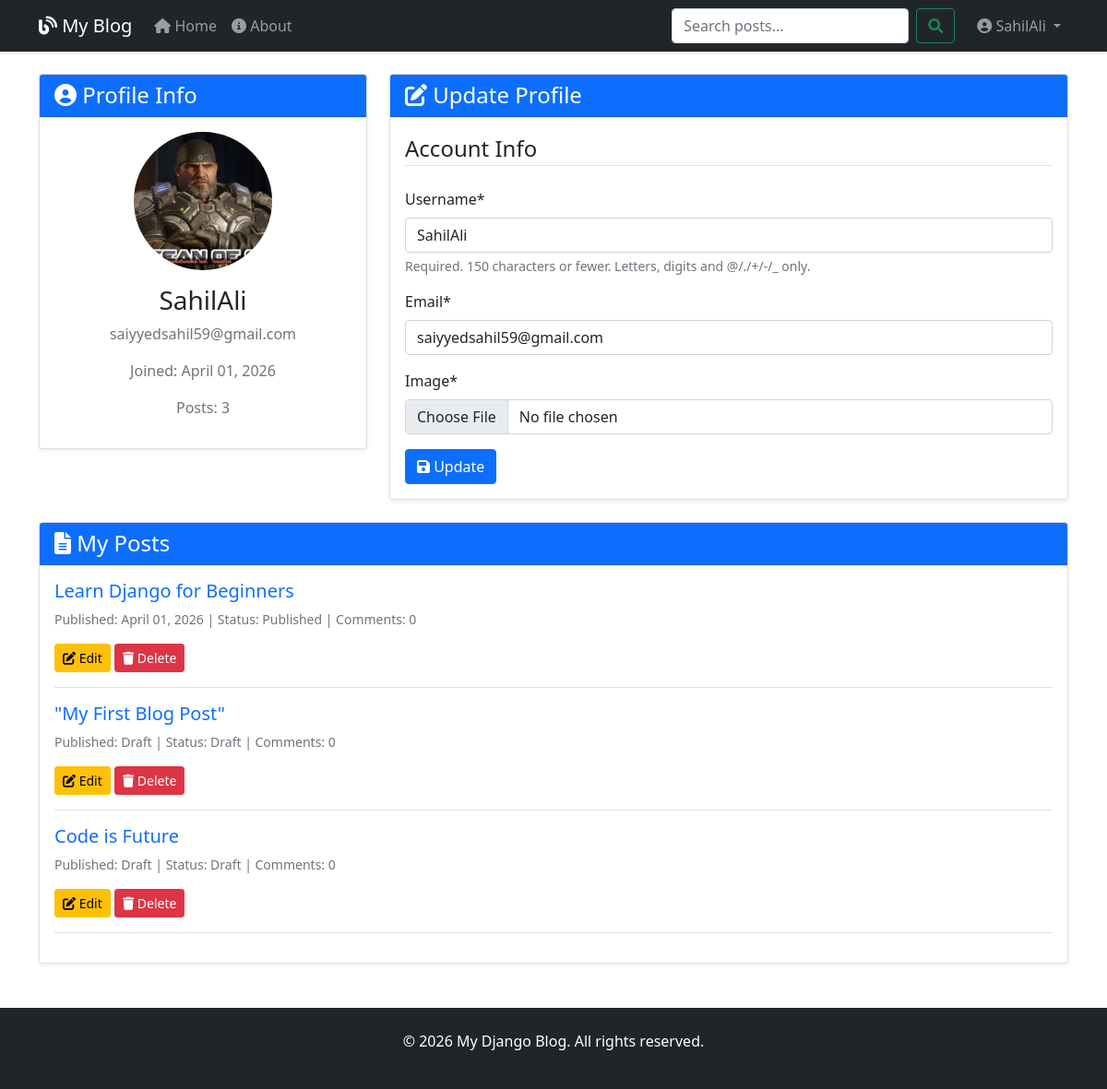
/accounts/profile/ (signed in), run on the app's committed database.
### accounts/models.py (models this page shows, shortened)
class Profile(models.Model):
    user = models.OneToOneField(User, on_delete=models.CASCADE)
    image = models.ImageField(default='default.jpg', upload_to='profile_pics')

### blog/models.py (models this page shows, shortened)
class Post(models.Model):
    title = models.CharField(max_length=200)
    slug = models.SlugField(max_length=200, unique=True)
    author = models.ForeignKey(User, on_delete=models.CASCADE, related_name='blog_posts')
    content = models.TextField()
    featured_image = models.ImageField(upload_to='post_images/', blank=True, null=True)
    category = models.ForeignKey(Category, on_delete=models.SET_NULL, null=True, blank=True, related_name='posts')
    created_date = models.DateTimeField(default=timezone.now)
    updated_date = models.DateTimeField(auto_now=True)
    published_date = models.DateTimeField(blank=True, null=True)
    status = models.BooleanField(default=False)
    class Meta:
        ordering = ['-published_date']

### accounts/views.py (the view)
# urls.py: path('profile/', views.profile, name='profile'),
@login_required
def profile(request):
    try:
        if not hasattr(request.user, 'profile'):
            Profile.objects.create(user=request.user)
    except:
        pass
    if request.method == 'POST':
        u_form = UserUpdateForm(request.POST, instance=request.user)
        p_form = ProfileUpdateForm(request.POST, request.FILES, instance=request.user.profile)
        if u_form.is_valid() and p_form.is_valid():
            u_form.save()
            p_form.save()
            messages.success(request, 'Your profile has been updated!')
            return redirect('profile')
    else:
        u_form = UserUpdateForm(instance=request.user)
        p_form = ProfileUpdateForm(instance=request.user.profile)
    context = {
        'u_form': u_form,
        'p_form': p_form
    }
    return render(request, 'accounts/profile.html', context)

### accounts/forms.py
class UserUpdateForm(forms.ModelForm):
    email = forms.EmailField(widget=forms.EmailInput(attrs={'class': 'form-control'}))
    class Meta:
        model = User
        fields = ['username', 'email']
    def __init__(self, *args, **kwargs):
        super().__init__(*args, **kwargs)
        self.fields['username'].widget.attrs.update({'class': 'form-control'})

class ProfileUpdateForm(forms.ModelForm):
    class Meta:
        model = Profile
        fields = ['image']
        widgets = {
            'image': forms.FileInput(attrs={'class': 'form-control'}),
        }

### accounts/templates/accounts/profile.html (shortened to what this page needs)
{% extends "base.html" %}
{% load crispy_forms_tags %}
{% block content %}
<div class="row">
    <div class="col-md-4">
        <div class="card shadow-sm">
            <div class="card-header bg-primary text-white">
                <h4 class="mb-0"><i class="fas fa-user-circle"></i> Profile Info</h4>
            </div>
            <div class="card-body text-center">
                {% if user.profile.image %}
                    <img class="rounded-circle mb-3" style="width: 150px; height: 150px; object-fit: cover;" src="{{ user.profile.image.url }}" alt="{{ user.username }}">
                {% else %}
                    <div class="mb-3">
                        <i class="fas fa-user-circle fa-5x text-secondary"></i>
                    </div>
                {% endif %}
                <h3>{{ user.username }}</h3>
                <p class="text-muted">{{ user.email }}</p>
                <p class="text-muted">Joined: {{ user.date_joined|date:"F d, Y" }}</p>
                <p class="text-muted">Posts: {{ user.blog_posts.count }}</p>
            </div>
        </div>
    </div>
    <div class="col-md-8">
        <div class="card shadow-sm">
            <div class="card-header bg-primary text-white">
                <h4 class="mb-0"><i class="fas fa-edit"></i> Update Profile</h4>
            </div>
            <div class="card-body">
                <form method="POST" enctype="multipart/form-data">
                    <fieldset class="form-group">
                        <legend class="border-bottom mb-4">Account Info</legend>
                        {{ u_form|crispy }}
                        {{ p_form|crispy }}
                    </fieldset>
                    <div class="form-group">
                        <button class="btn btn-primary" type="submit">
                            <i class="fas fa-save"></i> Update
                        </button>
                    </div>
                </form>
            </div>
        </div>
    </div>
</div>
<div class="row mt-4">
    <div class="col-12">
        <div class="card shadow-sm">
            <div class="card-header bg-primary text-white">
                <h4 class="mb-0"><i class="fas fa-file-alt"></i> My Posts</h4>
            </div>
            <div class="card-body">
                {% if user.blog_posts.all %}
                    {% for post in user.blog_posts.all %}
                        <div class="border-bottom mb-3 pb-3">
                            <h5>
                                <a href="{% url 'blog-post-detail' post.slug %}" class="text-decoration-none">
                                    {{ post.title }}
                                </a>
                            </h5>
                            <p class="text-muted small">
                                Published: {{ post.published_date|date:"F d, Y"|default:"Draft" }}
                                | Status: {% if post.status %}Published{% else %}Draft{% endif %}
                                | Comments: {{ post.comments.count }}
                            </p>
                            <a href="{% url 'post-update' post.slug %}" class="btn btn-sm btn-warning">
                                <i class="fas fa-edit"></i> Edit
                            </a>
                            <a href="{% url 'post-delete' post.slug %}" class="btn btn-sm btn-danger">
                                <i class="fas fa-trash"></i> Delete
                            </a>
                        </div>
                    {% endfor %}
                {% endif %}
            </div>
        </div>
    </div>
</div>
{% endblock %}

### templates/base.html (shortened to what this page needs)
<!DOCTYPE html>
<html lang="en">
<head>
    <link href="https://cdn.jsdelivr.net/npm/bootstrap@5.1.3/dist/css/bootstrap.min.css" rel="stylesheet">
    <link rel="stylesheet" href="https://cdnjs.cloudflare.com/ajax/libs/font-awesome/6.0.0/css/all.min.css">
    {% load static %}
    <link rel="stylesheet" href="{% static 'css/style.css' %}">
</head>
<body>
    <nav class="navbar navbar-expand-lg navbar-dark bg-dark shadow-sm">
        <div class="container">
            <a class="navbar-brand" href="{% url 'blog-home' %}">
                <i class="fas fa-blog"></i> My Blog
            </a>
            <div class="collapse navbar-collapse" id="navbarNav">
                <ul class="navbar-nav me-auto">
                    <li class="nav-item">
                        <a class="nav-link" href="{% url 'blog-home' %}">
                            <i class="fas fa-home"></i> Home
                        </a>
                    </li>
                    <li class="nav-item">
                        <a class="nav-link" href="{% url 'blog-about' %}">
                            <i class="fas fa-info-circle"></i> About
                        </a>
                    </li>
                </ul>
                <form class="d-flex me-3" action="{% url 'search-results' %}" method="get">
                    <input class="form-control me-2" type="search" name="q" placeholder="Search posts...">
                    <button class="btn btn-outline-success" type="submit">
                        <i class="fas fa-search"></i>
                    </button>
                </form>
                <ul class="navbar-nav">
                    {% if user.is_authenticated %}
                        <li class="nav-item dropdown">
                            <a class="nav-link dropdown-toggle" href="#" data-bs-toggle="dropdown">
                                <i class="fas fa-user-circle"></i> {{ user.username }}
                            </a>
                        </li>
                    {% endif %}
                </ul>
            </div>
        </div>
    </nav>
    <main class="container mt-4">
        {% block content %}
        {% endblock %}
    </main>
    <footer class="bg-dark text-white mt-5 py-4">
        <div class="container text-center">
            <p>&copy; {% now "Y" %} My Django Blog. All rights reserved.</p>
        </div>
    </footer>
</body>
</html>

### static/css/style.css (style rules this page uses)
.card { transition: transform 0.3s ease-in-out, box-shadow 0.3s ease-in-out; }
img { max-width: 100%; height: auto; }
footer { margin-top: auto; }

### data on the page
Post: title "Learn Django for Beginners", published_date "April 01, 2026", status "Published", comments.count "0"
Post: title "\"My First Blog Post\"", published_date "Draft", status "Draft", comments.count "0"
Post: title "Code is Future", published_date "Draft", status "Draft", comments.count "0"

### other printed values
{{ user.username }} "SahilAli"
{{ user.email }} "saiyyedsahil59@gmail.com"
{{ user.date_joined|date:"F d, Y" }} "April 01, 2026"
{{ user.blog_posts.count }} "3"
